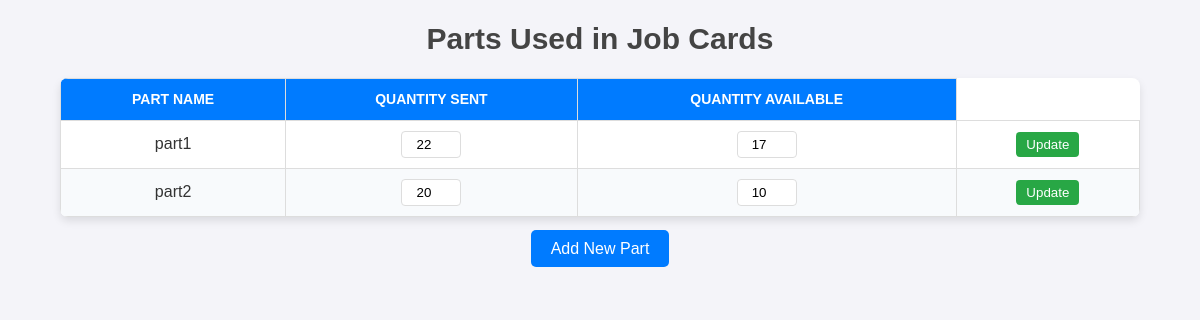
The page /materials on the database its author committed.
### app.py (models this page shows, shortened)
class Part(db.Model):
    id = db.Column(db.Integer, primary_key=True)
    name = db.Column(db.String(100), nullable=False)
    quantity_sent = db.Column(db.Integer, nullable=False, default=0)  # Pieces sent by admin
    quantity_available = db.Column(db.Integer, nullable=False, default=0)  # Available pieces

### app.py (the view, shortened to what this page needs)
@app.route('/materials', methods=['GET', 'POST'])
def materials():
    parts = Part.query.all()
    return render_template('material.html', parts=parts)

### templates/material.html (shortened to what this page needs)
<!DOCTYPE html>
<html lang="en">
<head>
    <link rel="stylesheet" href="{{ url_for('static', filename='style.css') }}">
</head>
<body>
    <h2>Parts Used in Job Cards</h2>
    <table>
        <thead>
            <tr>
                <th>Part Name</th>
                <th>Quantity Sent</th>
                <th>Quantity Available</th>
            </tr>
        </thead>
        <tbody>
            {% for part in parts %}
                <tr>
                    <form action="{{ url_for('update_part', part_id=part.id) }}" method="POST">
                        <td>{{ part.name }}</td>
                        <td><input type="number" name="quantitySent" value="{{ part.quantity_sent }}" min="0"></td>
                        <td><input type="number" name="quantityAvailable" value="{{ part.quantity_available }}" min="0"></td>
                        <td>
                            <button type="submit">Update</button>
                        </td>
                    </form>
                </tr>
            {% endfor %}
        </tbody>
    </table>
    <div class="add-part">
        <a href="{{ url_for('add_part') }}">Add New Part</a>
    </div>
</body>
</html>

### static/style.css (style rules this page uses)
:root { --primary-color: #3b82f6; --secondary-color: #1d4ed8; --accent-color: #93c5fd; --background-color: #f8fafc; --surface-color: #ffffff; --text-color: #1e293b; --text-light: #64748b; --success-color: #10b981; --error-color: #ef4444; --font-family: 'Inter', system-ui, -apple-system, sans-serif; --font-size-base: 1rem; --line-height: 1.5; --space-xs: 0.25rem; --space-sm: 0.5rem; --space-md: 1rem; --space-lg: 1.5rem; --space-xl: 2rem; --shadow-sm: 0 1px 2px 0 rgba(0, 0, 0, 0.05); --shadow-md: 0 4px 6px -1px rgba(0, 0, 0, 0.1); --shadow-lg: 0 10px 15px -3px rgba(0, 0, 0, 0.1); --border-radius: 0.5rem; --border-width: 1px; --border-color: #e2e8f0; --transition-speed: 0.2s; --transition-easing: ease-in-out; }
* { box-sizing: border-box; margin: 0; padding: 0; }
html { font-size: 16px; scroll-behavior: smooth; }
body { font-family: var(--font-family); font-size: var(--font-size-base); line-height: var(--line-height); color: var(--text-color); background-color: var(--background-color); min-height: 100vh; padding: var(--space-xl); }
h1, h2, h3 { font-weight: 600; line-height: 1.25; margin-bottom: var(--space-md); }
h2 { font-size: 1.875rem; }
table { width: 100%; border-collapse: collapse; margin: 1rem 0; background-color: white; box-shadow: 0 4px 6px -1px rgba(0, 0, 0, 0.1); border-radius: 0.5rem; overflow: hidden; }
th, td { padding: 0.75rem 1rem; text-align: left; border-bottom: 1px solid #e2e8f0; }
th { background-color: #3b82f6; color: white; font-weight: 600; text-transform: uppercase; font-size: 0.875rem; }
tr:nth-child(even) { background-color: #f8fafc; }
table { width: 100%; border-collapse: collapse; margin: var(--space-md) 0; background-color: var(--surface-color); box-shadow: var(--shadow-md); border-radius: var(--border-radius); overflow: hidden; }
th, td { padding: var(--space-sm) var(--space-md); text-align: left; border-bottom: var(--border-width) solid var(--border-color); }
th { background-color: var(--primary-color); color: white; font-weight: 600; text-transform: uppercase; font-size: 0.875rem; }
tr:nth-child(even) { background-color: var(--background-color); }

### templates/material.html (style rules this page uses)
body { font-family: Arial, sans-serif; margin: 0; padding: 0; background-color: #f4f4f9; color: #333; }
h2 { text-align: center; margin-top: 20px; color: #444; }
table { width: 90%; margin: 20px auto; border-collapse: collapse; box-shadow: 0 4px 8px rgba(0, 0, 0, 0.1); background-color: #fff; }
th, td { padding: 10px; text-align: center; border: 1px solid #ddd; }
th { background-color: #007bff; color: #fff; }
td input[type="number"] { width: 60px; padding: 5px; border: 1px solid #ddd; border-radius: 4px; text-align: center; }
button { background-color: #28a745; color: white; padding: 5px 10px; border: none; border-radius: 4px; cursor: pointer; }
.add-part { text-align: center; margin-top: 20px; }
.add-part a { text-decoration: none; background-color: #007bff; color: #fff; padding: 10px 20px; border-radius: 5px; }

### rows shown on the page
Part: name "part1", quantitySent "22", quantityAvailable "17"
Part: name "part2", quantitySent "20", quantityAvailable "10"
